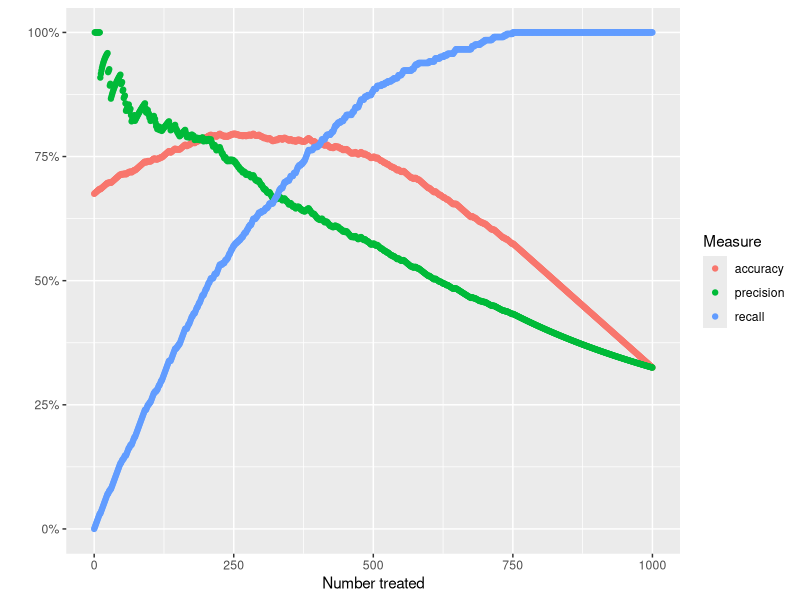
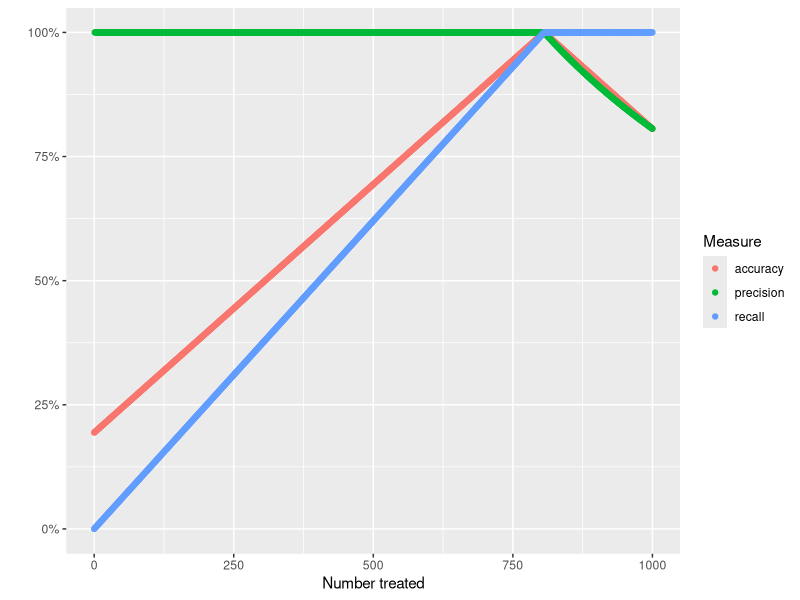

These figures' R source, in order:
## ---- chunk 1
library(tidyverse)
data <- 
    tibble(proba = runif(1000)) %>% 
    mutate(outcome = as.integer(proba > runif(1000) + 0.2)) %>% 
    select(outcome, proba)
## ---- chunk 2
get_accuracy_top_n <- function(n, data){
    data %>% 
        arrange(desc(proba)) %>% 
        mutate(pred = c(rep(1, n), rep(0, nrow(data) - n))) %>% 
        summarize(acc = mean(outcome == pred)) %>% 
        pull(acc)
}
get_precision_top_n <- function(n, data){
    data %>% 
        arrange(desc(proba)) %>% 
        mutate(pred = c(rep(1, n), rep(0, nrow(data) - n))) %>%  
        filter(pred == 1) %>% 
        summarize(precision = mean(outcome == pred)) %>% 
        pull(precision)
}
get_recall_top_n <- function(n, data){
    data %>% 
        arrange(desc(proba)) %>% 
        mutate(pred = c(rep(1, n), rep(0, nrow(data) - n))) %>%  
        filter(outcome == 1) %>% 
        summarize(recall = mean(outcome == pred)) %>% 
        pull(recall)
}
## ---- chunk 3
output_for_top_n <- 
    tibble(n = 0:nrow(data)) %>% 
    mutate(
        accuracy = n %>% map_dbl(get_accuracy_top_n, data),
        precision = n %>% map_dbl(get_precision_top_n, data),
        recall = n %>% map_dbl(get_recall_top_n, data)
    )
## ---- chunk 4
output_for_top_n %>% 
    gather(Measure, value, -n) %>% 
    ggplot(aes(x = n, y = value, color = Measure)) +
    geom_point() +
    scale_y_continuous(labels = scales::percent) +
    labs(
        x = "Number treated",
        y = ""
    )
## ---- chunk 5
data_perfect <- 
    tibble(proba = runif(1000)) %>% 
    mutate(outcome = as.integer(proba > 0.2)) %>% 
    select(outcome, proba)
tibble(n = 0:nrow(data_perfect)) %>% 
    mutate(
        accuracy = n %>% map_dbl(get_accuracy_top_n, data_perfect),
        precision = n %>% map_dbl(get_precision_top_n, data_perfect),
        recall = n %>% map_dbl(get_recall_top_n, data_perfect)
    ) %>% 
    gather(Measure, value, -n) %>% 
    ggplot(aes(x = n, y = value, color = Measure)) +
    geom_point() +
    scale_y_continuous(labels = scales::percent) +
    labs(
        x = "Number treated",
        y = ""
    )
